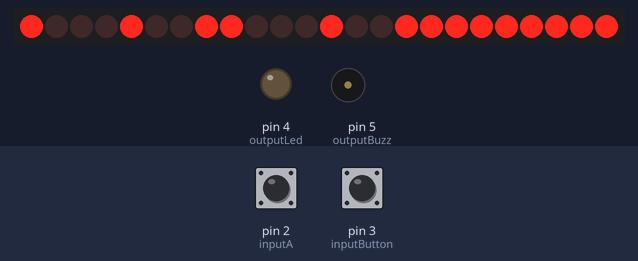
This sketch was run on a simulated Arduino Uno, built with avr-gcc and run on an emulated ATmega328P. Parts: 24 shift-register outputs drawn as a row of LEDs (first output left, lit = HIGH), output pins drawn as LEDs (lit = HIGH), buzzer (waves = sounding). Wiring (inferred from the names in the program): 3 × shift register (74HC595): data pin 8; shift clock pin 7; latch pin 6. Wiring (inferred from the signals the program sends): row of LEDs: on Q0, Q1, Q2, Q3, Q4, Q5, Q6, Q7, Q8, Q9, Q10, Q11, Q12, Q13, Q14, Q15, Q16, Q17, Q18, Q19, Q20, Q21, Q22, Q23. Dashed ring = blinking. The test bench sets the inputs (shaded band); at power-on: pin 3 (inputButton) LOW, pin 2 (inputA) HIGH. Pins used as bus, display or sensor lines are not drawn.

Above: at 1.7 s.
1.8 s: pin 3 (inputButton) pulled HIGH for 1 s
At 4.0 s:
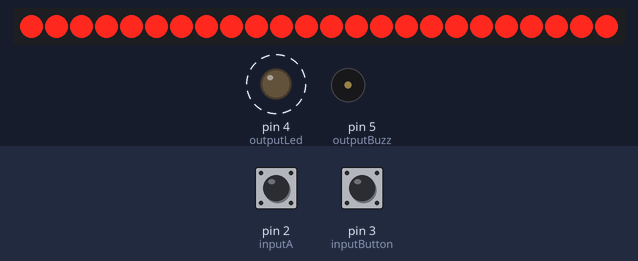
5.9 s: pin 3 (inputButton) driven LOW
8.2 s: pin 3 (inputButton) driven HIGH
At 13.3 s:
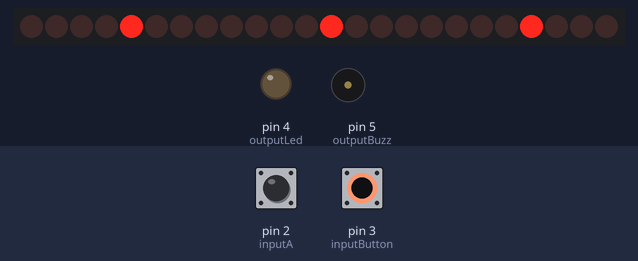
13.4 s: pin 3 (inputButton) driven LOW
At 15.2 s:
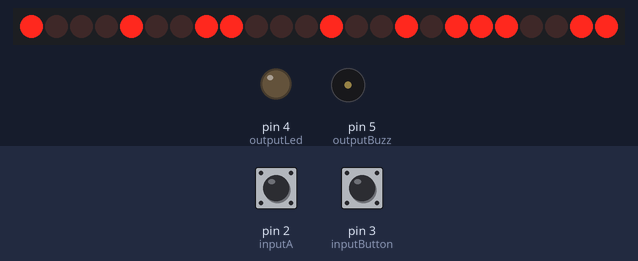
Timing chart, 0 to 16.7 s (numbered marks = the images above; inputs shaded):
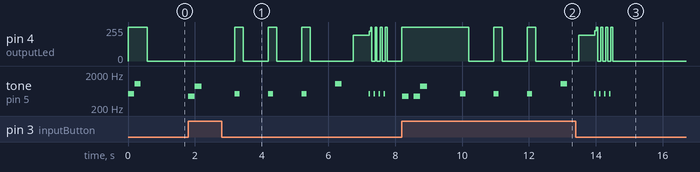

Measured:
- after the input at 1.8 s, pin 4 (outputLed): alternates 255/255 for 0.25 s and 0/255 for 0.75 s, starting after 1.4 s; tone on pin 5 (outputBuzz): plays 440 Hz for 0.20 s, 880 Hz for 0.20 s, 523 Hz for 0.15 s, 523 Hz for 0.15 s, 523 Hz for 0.15 s, starting at once
- after the input at 8.2 s, pin 4 (outputLed): 0/255 → 255/255 at once, then repeats every 1.0 s: 0/255 0.75 s, 255/255 0.25 s; tone on pin 5 (outputBuzz): plays 440 Hz for 0.20 s, 440 Hz for 0.20 s, 880 Hz for 0.20 s, 523 Hz for 0.15 s, 523 Hz for 0.15 s, 523 Hz for 0.15 s … (7 notes in this stretch), starting at once

The sketch:

countertrainingboard.ino
```cpp
 /*
Compteur Training Board
25.04.2018, updated 11.04.2020
*/

#include <EEPROM.h>
#include <TimerFreeTone.h>

/* UNO
#define inputA 6 // Bleu
#define inputB 7 // Jaune
#define inputButton 13  // Orange
#define outputLed 14
#define outputBuzz 19 // Vert
#define LATCH_PIN 3 // Jaune
#define CLOCK_PIN 4 // Marron
#define DATA_PIN 2 // Gris
*/

/* ATTiny 84 */
#define inputA 2 // Bleu
#define inputB 1 // Jaune
#define inputButton 3  // Orange
#define outputLed 4
#define outputBuzz 5
#define LATCH_PIN 6 // Jaune
#define CLOCK_PIN 7 // Marron
#define DATA_PIN 8 // Gris


byte displayCount = 0;
byte displaySec;
byte counter = 0;
byte pause = 0;
byte repCount;
byte tens;
byte ones;
int aState;
int aLastState;
unsigned long chronoRun;
boolean halfCounterUp = LOW ;
boolean halfCounterDown = LOW;
boolean counterSet = LOW;
boolean pauseSet = LOW;
boolean chronoRunning = LOW;
boolean pauseRunning = LOW;

void setup() {

  // initialize serial for arduino only
  // Serial.begin(9600);

  // INPUTS
  pinMode(inputButton, INPUT);
  pinMode (inputA,INPUT);
  pinMode (inputB,INPUT);

  // OUTPUT
  pinMode(outputLed, OUTPUT);
  pinMode(outputBuzz, OUTPUT);
  pinMode(DATA_PIN, OUTPUT);
  pinMode(CLOCK_PIN, OUTPUT);
  pinMode(LATCH_PIN, OUTPUT);

  // Reads the initial state of the outputA
  aLastState = digitalRead(inputA);

  // flash Led:
  digitalWrite(outputLed, HIGH);
  setValue(B00000000, B00000000, B00000000);
  TimerFreeTone(outputBuzz, 523,180); //C5
  delay(20);
  TimerFreeTone(outputBuzz, 1046,180); //C6
  delay(200);
  digitalWrite(outputLed, LOW);

  // Read Eprom at address 0 and prepare counter
  counter = EEPROM.read(0);
  pause = EEPROM.read(1);
  setDisplay(counter);
  displayCount = counter;

}

void loop() {

      //!!!!!!!!!!!!!!!!!!!!
      //!! Button Pressed !!
      //!!!!!!!!!!!!!!!!!!!!
      if (digitalRead(inputButton) == HIGH) {
          if (chronoRunning == LOW && pauseRunning == LOW){
             if (counterSet == LOW){
                  counterSet = HIGH;
                  TimerFreeTone(outputBuzz, 440,200); //A4
                  counter = displayCount;
                  if (EEPROM.read(0) != counter) {EEPROM.write(0, counter);}
                  setDisplay(pause);
                  displayCount = pause;
             } else if (pauseSet == LOW){
                  pauseSet = HIGH;
                  TimerFreeTone(outputBuzz, 880,200); //A5
                  pause = displayCount;
                  if (EEPROM.read(1) != pause) {EEPROM.write(1, pause);}
                  repCount = 1;
                  chronoRunning = HIGH;
                  delay(1000);
                  displaySec = counter;
                  countDownAndStart();
             }
          } else if (millis() - chronoRun >= 200){
             chronoRunning = LOW;
             pauseRunning = LOW;
             counterSet = LOW;
             pauseSet = LOW;
             setDisplay(counter);
             digitalWrite(outputLed, HIGH);
             TimerFreeTone(outputBuzz, 440,200); //A4
             delay(150);
          }
      } else {
      // turn LED off:
      digitalWrite(outputLed, LOW);
      }


      //!!!!!!!!!!!!!!!!!
      //!! Use Encoder !!
      //!!!!!!!!!!!!!!!!!
      if (chronoRunning == LOW && pauseRunning == LOW){
         aState = digitalRead(inputA); // Reads the "current" state of the outputA
         // If the previous and the current state of the outputA are different, that means a Pulse has occured
         if (aState != aLastState){
           // If the outputB state is different to the outputA state, that means the encoder is rotating clockwise
           if (digitalRead(inputB) != aState) {
                if (halfCounterUp == HIGH){
                   if (displayCount == 99) {
                   displayCount = 0;
                   } else {
                   displayCount ++; }
                   halfCounterUp = LOW;
                   setDisplay(displayCount);
                } else {
                   halfCounterUp = HIGH;
                }
           } else {
                if (halfCounterDown == HIGH){
                   if (displayCount == 0){
                    displayCount = 99;
                   } else {
                   displayCount --; }
                   halfCounterDown = LOW;
                   setDisplay(displayCount);
                } else {
                   halfCounterDown = HIGH;
                }
           }
         }
         aLastState = aState; // Updates the previous state of the outputA with the current state
      }


      //!!!!!!!!!!!!!!!!!!!!
      //!! Chrono Running !!
      //!!!!!!!!!!!!!!!!!!!!
      if (chronoRunning == HIGH && pauseRunning == LOW){
          digitalWrite(outputLed, HIGH);
          if (millis() - chronoRun >= 1000)
              {
              if (displaySec > 1)
                  {
                  displaySec --;
                  }
              else
                  {
                  for (int i=0; i <= 3; i++){
                      TimerFreeTone(outputBuzz, 523,50); //C5
                      digitalWrite(outputLed, HIGH);
                      delay(50);
                      digitalWrite(outputLed, LOW);
                      delay(50);
                      }
                  chronoRunning = LOW;
                  pauseRunning = HIGH;
                  displaySec = pause;
                  }
              chronoRun = millis();
              setDisplay(displaySec);
              }
          }
       else if (chronoRunning == LOW && pauseRunning == HIGH){
          if (millis() - chronoRun >= 1000)
              {
              if (displaySec > 1)
                  {
                  displaySec --;
                  }
              else
                  {
                  for (int i=0; i <= 3; i++){
                      TimerFreeTone(outputBuzz, 1046,50); //C6
                      digitalWrite(outputLed, HIGH);
                      delay(50);
                      digitalWrite(outputLed, LOW);
                      delay(50);
                      }
                  chronoRunning = HIGH;
                  pauseRunning = LOW;
                  repCount ++;
                  displaySec = counter;
                  }
              chronoRun = millis();
              setDisplay(displaySec);
              }
        }
}


//-----------------------------------
void setDisplay(int counterDisplay)
{
// Serial.print(hundreds);
tens = ((counterDisplay/10)%10);
// Serial.print(tens);
ones = (counterDisplay%10);
// Serial.println(ones);
if (chronoRunning == HIGH || pauseRunning == HIGH){
  setValue(convertToLed(repCount) - B00010000, convertToLed(tens), convertToLed(ones));
  }
else {
  setValue(B11111111, convertToLed(tens), convertToLed(ones));
  }
}


//-----------------------------------
void setValue(int a, int b, int c)
{
  digitalWrite(LATCH_PIN, LOW);
  shiftOut(DATA_PIN, CLOCK_PIN, MSBFIRST, a);
  shiftOut(DATA_PIN, CLOCK_PIN, MSBFIRST, b);
  shiftOut(DATA_PIN, CLOCK_PIN, MSBFIRST, c);
  digitalWrite(LATCH_PIN, HIGH);
}


//-----------------------------------
int convertToLed(int n)
{
int output;
  if (n == 0)
      {
      output = B00011000;
      }
  else if (n == 1)
      {
      output = B11011110;
      }
  else if (n == 2)
      {
      output = B00110100;
      }
  else if (n == 3)
      {
      output = B10010100;
      }
  else if (n == 4)
      {
      output = B11010010;
      }
  else if (n == 5)
      {
      output = B10010001;
      }
  else if (n == 6)
      {
      output = B00010001;
      }
  else if (n == 7)
      {
      output = B11011100;
      }
  else if (n == 8)
      {
      output = B00010000;
      }
  else if (n == 9)
      {
      output = B10010000;
      }
return output;
}


//------------------------
void countDownAndStart()
{

      digitalWrite(outputLed, HIGH);
      setValue(B10111111, B10111111, B10111111);
      TimerFreeTone(outputBuzz, 523,150); //C5
      delay(100);
      setValue(B11111111, B11111111, B11111111);
      digitalWrite(outputLed, LOW);
      delay(750);

      digitalWrite(outputLed, HIGH);
      setValue(B10110111, B10110111, B10110111);
      TimerFreeTone(outputBuzz, 523,150); //C5
      delay(100);
      setValue(B11111111, B11111111, B11111111);
      digitalWrite(outputLed, LOW);
      delay(750);

      digitalWrite(outputLed, HIGH);
      setValue(B10110101, B10110101, B10110101);
      TimerFreeTone(outputBuzz, 523,150); //C5
      delay(100);
      setValue(B11111111, B11111111, B11111111);
      digitalWrite(outputLed, LOW);
      delay(750);

      chronoRun = millis();
      displaySec = counter +1;
      // Serial.print("Chrono: ");
      // Serial.println(chronoRun);
      setValue(B00010000, B00010000, B00010000);
      TimerFreeTone(outputBuzz, 1046,200); //C6
      delay(300);

}
```
